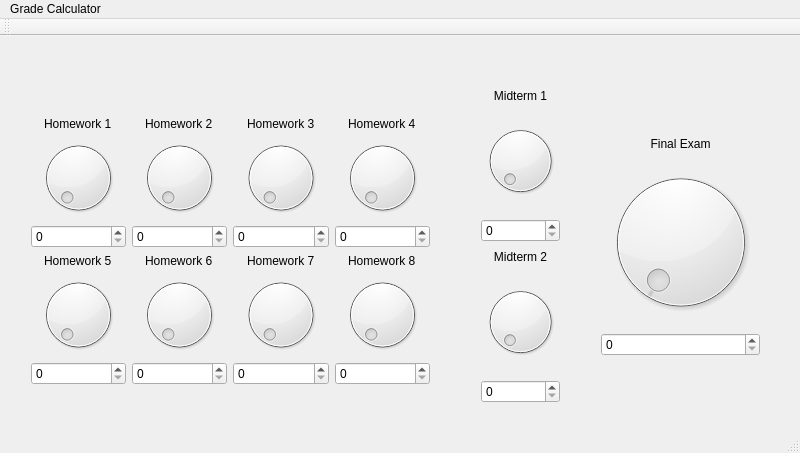
<?xml version="1.0" encoding="UTF-8"?>
<ui version="4.0">
 <class>MainWindow</class>
 <widget class="QMainWindow" name="MainWindow">
  <property name="geometry">
   <rect>
    <x>0</x>
    <y>0</y>
    <width>800</width>
    <height>453</height>
   </rect>
  </property>
  <property name="windowTitle">
   <string>MainWindow</string>
  </property>
  <widget class="QWidget" name="centralWidget">
   <widget class="QWidget" name="verticalLayoutWidget">
    <property name="geometry">
     <rect>
      <x>20</x>
      <y>70</y>
      <width>421</width>
      <height>290</height>
     </rect>
    </property>
    <layout class="QVBoxLayout" name="verticalLayout">
     <item>
      <layout class="QGridLayout" name="gridLayout">
       <item row="4" column="2">
        <widget class="QDial" name="dial_7">
         <property name="maximum">
          <number>100</number>
         </property>
        </widget>
       </item>
       <item row="0" column="1" alignment="Qt::AlignHCenter">
        <widget class="QLabel" name="label_2">
         <property name="text">
          <string>Homework 2</string>
         </property>
        </widget>
       </item>
       <item row="0" column="0" alignment="Qt::AlignHCenter">
        <widget class="QLabel" name="label">
         <property name="text">
          <string>Homework 1</string>
         </property>
        </widget>
       </item>
       <item row="2" column="1">
        <widget class="QSpinBox" name="spinBox_2">
         <property name="maximum">
          <number>100</number>
         </property>
        </widget>
       </item>
       <item row="3" column="2" alignment="Qt::AlignHCenter">
        <widget class="QLabel" name="label_7">
         <property name="text">
          <string>Homework 7</string>
         </property>
        </widget>
       </item>
       <item row="0" column="2" alignment="Qt::AlignHCenter">
        <widget class="QLabel" name="label_3">
         <property name="text">
          <string>Homework 3</string>
         </property>
        </widget>
       </item>
       <item row="1" column="3">
        <widget class="QDial" name="dial_4">
         <property name="maximum">
          <number>100</number>
         </property>
        </widget>
       </item>
       <item row="4" column="1">
        <widget class="QDial" name="dial_6">
         <property name="maximum">
          <number>100</number>
         </property>
        </widget>
       </item>
       <item row="2" column="2">
        <widget class="QSpinBox" name="spinBox_3">
         <property name="maximum">
          <number>100</number>
         </property>
        </widget>
       </item>
       <item row="2" column="0">
        <widget class="QSpinBox" name="spinBox">
         <property name="maximum">
          <number>100</number>
         </property>
        </widget>
       </item>
       <item row="2" column="3">
        <widget class="QSpinBox" name="spinBox_4">
         <property name="maximum">
          <number>100</number>
         </property>
        </widget>
       </item>
       <item row="0" column="3" alignment="Qt::AlignHCenter">
        <widget class="QLabel" name="label_4">
         <property name="text">
          <string>Homework 4</string>
         </property>
        </widget>
       </item>
       <item row="1" column="2">
        <widget class="QDial" name="dial_3">
         <property name="maximum">
          <number>100</number>
         </property>
        </widget>
       </item>
       <item row="3" column="3" alignment="Qt::AlignHCenter">
        <widget class="QLabel" name="label_8">
         <property name="text">
          <string>Homework 8</string>
         </property>
        </widget>
       </item>
       <item row="3" column="0" alignment="Qt::AlignHCenter">
        <widget class="QLabel" name="label_5">
         <property name="text">
          <string>Homework 5</string>
         </property>
        </widget>
       </item>
       <item row="3" column="1" alignment="Qt::AlignHCenter">
        <widget class="QLabel" name="label_6">
         <property name="text">
          <string>Homework 6</string>
         </property>
        </widget>
       </item>
       <item row="5" column="0">
        <widget class="QSpinBox" name="spinBox_5">
         <property name="maximum">
          <number>100</number>
         </property>
        </widget>
       </item>
       <item row="5" column="1">
        <widget class="QSpinBox" name="spinBox_6">
         <property name="maximum">
          <number>100</number>
         </property>
        </widget>
       </item>
       <item row="5" column="2">
        <widget class="QSpinBox" name="spinBox_7">
         <property name="maximum">
          <number>100</number>
         </property>
        </widget>
       </item>
       <item row="5" column="3">
        <widget class="QSpinBox" name="spinBox_8">
         <property name="maximum">
          <number>100</number>
         </property>
        </widget>
       </item>
       <item row="1" column="1">
        <widget class="QDial" name="dial_2">
         <property name="maximum">
          <number>100</number>
         </property>
        </widget>
       </item>
       <item row="4" column="3">
        <widget class="QDial" name="dial_8">
         <property name="maximum">
          <number>100</number>
         </property>
        </widget>
       </item>
       <item row="4" column="0">
        <widget class="QDial" name="dial_5">
         <property name="maximum">
          <number>100</number>
         </property>
        </widget>
       </item>
       <item row="1" column="0">
        <widget class="QDial" name="dial">
         <property name="layoutDirection">
          <enum>Qt::LeftToRight</enum>
         </property>
         <property name="autoFillBackground">
          <bool>false</bool>
         </property>
         <property name="maximum">
          <number>100</number>
         </property>
        </widget>
       </item>
      </layout>
     </item>
    </layout>
   </widget>
   <widget class="QWidget" name="verticalLayoutWidget_2">
    <property name="geometry">
     <rect>
      <x>470</x>
      <y>40</y>
      <width>101</width>
      <height>341</height>
     </rect>
    </property>
    <layout class="QVBoxLayout" name="verticalLayout_2">
     <item>
      <widget class="QLabel" name="label_midterm1">
       <property name="sizePolicy">
        <sizepolicy hsizetype="Preferred" vsizetype="Fixed">
         <horstretch>0</horstretch>
         <verstretch>0</verstretch>
        </sizepolicy>
       </property>
       <property name="text">
        <string>Midterm 1</string>
       </property>
       <property name="alignment">
        <set>Qt::AlignCenter</set>
       </property>
      </widget>
     </item>
     <item>
      <widget class="QDial" name="dial_midterm1">
       <property name="sizePolicy">
        <sizepolicy hsizetype="Preferred" vsizetype="Fixed">
         <horstretch>0</horstretch>
         <verstretch>0</verstretch>
        </sizepolicy>
       </property>
       <property name="maximum">
        <number>100</number>
       </property>
      </widget>
     </item>
     <item>
      <widget class="QSpinBox" name="spinBox_midterm1">
       <property name="maximum">
        <number>100</number>
       </property>
      </widget>
     </item>
     <item>
      <widget class="QLabel" name="label_midterm2">
       <property name="sizePolicy">
        <sizepolicy hsizetype="Preferred" vsizetype="Fixed">
         <horstretch>0</horstretch>
         <verstretch>0</verstretch>
        </sizepolicy>
       </property>
       <property name="text">
        <string>Midterm 2</string>
       </property>
       <property name="alignment">
        <set>Qt::AlignCenter</set>
       </property>
      </widget>
     </item>
     <item>
      <widget class="QDial" name="dial_midterm2">
       <property name="sizePolicy">
        <sizepolicy hsizetype="Preferred" vsizetype="Fixed">
         <horstretch>0</horstretch>
         <verstretch>0</verstretch>
        </sizepolicy>
       </property>
       <property name="maximum">
        <number>100</number>
       </property>
      </widget>
     </item>
     <item>
      <widget class="QSpinBox" name="spinBox_midterm2">
       <property name="maximum">
        <number>100</number>
       </property>
      </widget>
     </item>
    </layout>
   </widget>
   <widget class="QWidget" name="verticalLayoutWidget_3">
    <property name="geometry">
     <rect>
      <x>590</x>
      <y>90</y>
      <width>181</width>
      <height>241</height>
     </rect>
    </property>
    <layout class="QVBoxLayout" name="verticalLayout_3">
     <item>
      <widget class="QLabel" name="label_10">
       <property name="sizePolicy">
        <sizepolicy hsizetype="Preferred" vsizetype="Fixed">
         <horstretch>0</horstretch>
         <verstretch>0</verstretch>
        </sizepolicy>
       </property>
       <property name="text">
        <string>Final Exam</string>
       </property>
       <property name="alignment">
        <set>Qt::AlignCenter</set>
       </property>
      </widget>
     </item>
     <item>
      <widget class="QDial" name="dial_final">
       <property name="maximum">
        <number>100</number>
       </property>
      </widget>
     </item>
     <item>
      <widget class="QSpinBox" name="spinBox_final">
       <property name="maximum">
        <number>100</number>
       </property>
      </widget>
     </item>
    </layout>
   </widget>
  </widget>
  <widget class="QMenuBar" name="menuBar">
   <property name="geometry">
    <rect>
     <x>0</x>
     <y>0</y>
     <width>800</width>
     <height>22</height>
    </rect>
   </property>
   <widget class="QMenu" name="menuGrade_Calculator">
    <property name="title">
     <string>Grade Calculator</string>
    </property>
   </widget>
   <addaction name="menuGrade_Calculator"/>
  </widget>
  <widget class="QToolBar" name="mainToolBar">
   <attribute name="toolBarArea">
    <enum>TopToolBarArea</enum>
   </attribute>
   <attribute name="toolBarBreak">
    <bool>false</bool>
   </attribute>
  </widget>
  <widget class="QStatusBar" name="statusBar"/>
 </widget>
 <layoutdefault spacing="6" margin="11"/>
 <resources/>
 <connections/>
</ui>
